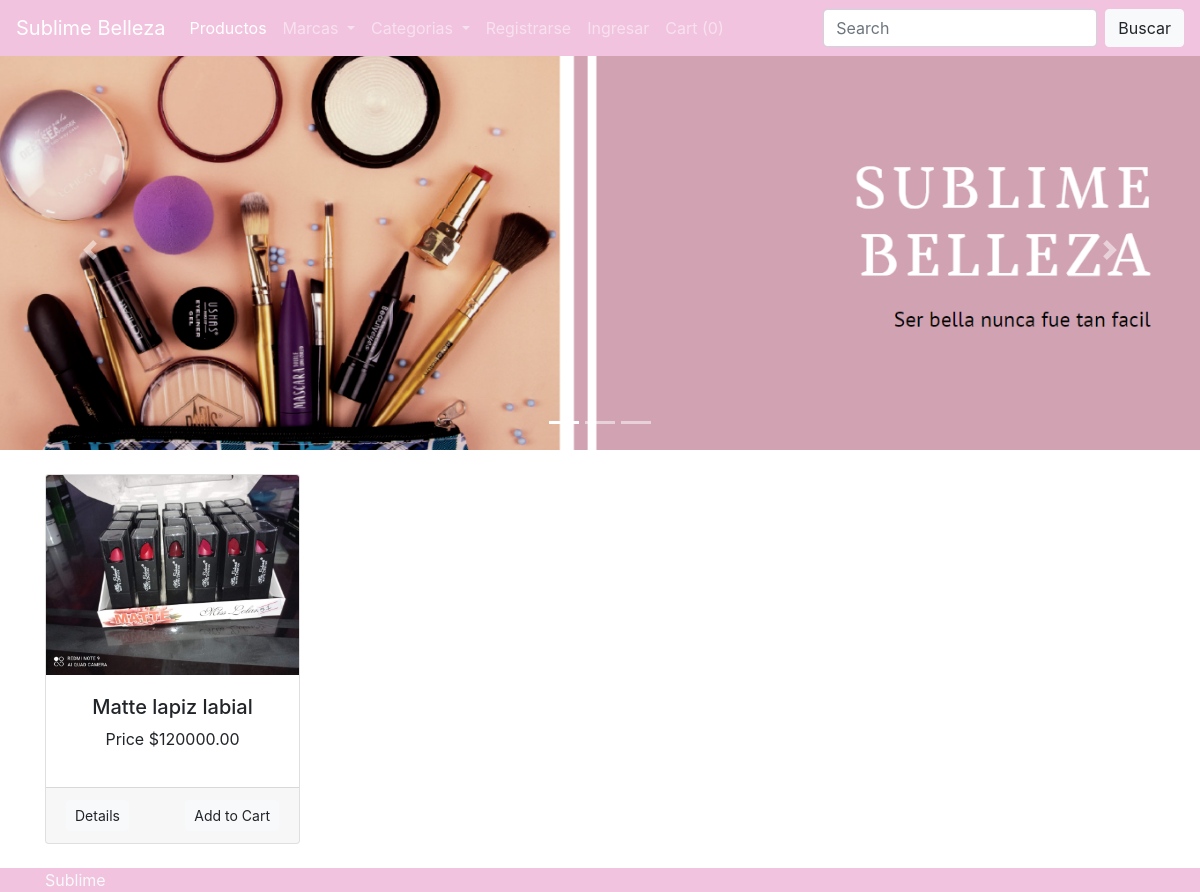
The page / on the database its author committed.
### shop/products/models.py (models this page shows, shortened)
class Addproduct(db.Model):
    __seachbale__ = ['name','desc']
    id = db.Column(db.Integer, primary_key=True)
    name = db.Column(db.String(80), nullable=False)
    price = db.Column(db.Numeric(10,2), nullable=False)
    discount = db.Column(db.Integer, default=0)
    stock = db.Column(db.Integer, nullable=False)
    colors = db.Column(db.Text, nullable=False)
    desc = db.Column(db.Text, nullable=False)
    pub_date = db.Column(db.DateTime, nullable=False,default=datetime.utcnow)
    category_id = db.Column(db.Integer, db.ForeignKey('category.id'),nullable=False)
    category = db.relationship('Category',backref=db.backref('categories', lazy=True))
    brand_id = db.Column(db.Integer, db.ForeignKey('brand.id'),nullable=False)
    brand = db.relationship('Brand',backref=db.backref('brands', lazy=True))
    image_1 = db.Column(db.String(150), nullable=False, default='image1.jpg')
    image_2 = db.Column(db.String(150), nullable=False, default='image2.jpg')
    image_3 = db.Column(db.String(150), nullable=False, default='image3.jpg')

### shop/products/routes.py (the view)
@app.route('/')
def home():
    page = request.args.get('page',1, type=int)
    products = Addproduct.query.filter(Addproduct.stock > 0).order_by(Addproduct.id.desc()).paginate(page=page, per_page=8)
    return render_template('products/index.html', products=products,brands=brands(),categories=categories())

### shop/products/routes.py (called while the page is built)
def brands():
    brands = Brand.query.join(Addproduct, (Brand.id == Addproduct.brand_id)).all()
    return brands

def categories():
    categories = Category.query.join(Addproduct,(Category.id == Addproduct.category_id)).all()
    return categories

### shop/templates/products/index.html (shortened to what this page needs)
{% extends 'layout.html' %} {% block content %} {% include 'navbar.html' %} {% include 'banner.html' %}
<div class="container">
    <div class="row">
        {% if brand %} {% for b in brand.items %}
        <div class="col-md-3 mt-4">
            <div class="card">
                <img src="{{url_for('static', filename='images/' + b.image_1)}}" class="card-img-top" alt="{{b.name}}" height="200" width="200">
                <div class="card-body">
                    {% if b.discount > 0 %}
                    <h5 style="text-shadow: 1px 2px 2px #000; color: #f00; transform: rotate(-15deg); position: absolute; top: 23%; left: 25%; font-weight: 600;"> Discount {{b.discount}}</h5>
                    {% endif %}
                    <h5 class="text-center">{{b.name}}</h5>
                    <p class="text-center">Price ${{b.price}}</p>
                </div>
                <div class="card-footer">
                    <a href="{{url_for('single_page',id=b.id)}}" class="float-left btn btn-sm btn-primary">Details</a>
                    <form action="{{url_for('AddCart')}}" method="post">
                        <input type="hidden" name="product_id" value="{{b.id}}">
                        <button type="submit" class="btn btn-sm btn-warning float-right">Add to Cart</button>
                        <input type="hidden" name="quantity" value="1" min="1" max="20"> {% set colors = b.colors.split(',') %}
                        <select name="colors" id="colors" style="visibility: hidden;">
                          {% for color in colors %}
                          {% set col = color.split(':') %}
                          <option value="{{col[0]}}">{{col[0] | capitalize }}</option>
                          {% endfor %}
                      </select>
                    </form>
                </div>
            </div>
        </div>
        {% endfor %}
    </div>
    <div class="row mt-4">
        <div class="col text-center">
            {% if brand.has_prev %}
            <a href="{{url_for('get_brand',id=get_brand.id, page=brand.prev_num)}}" class="btn btn-sm btn-outline-info">previus</a> {% endif %} {% if brand.total > 8 %} {% for page_num in brand.iter_pages(left_edge=1, right_edge=2, left_current=1,right_current=2)
            %} {% if page_num %} {% if brand.page == page_num %}
            <a href="{{url_for('get_brand',id=get_brand.id, page=page_num)}}" class="btn btn-sm btn-info">{{page_num}}</a> {% else %}
            <a href="{{url_for('get_brand',id=get_brand.id, page=page_num)}}" class="btn btn-sm btn-outline-info">{{page_num}}</a> {% endif %} {% else %} ... {% endif %} {% endfor %} {% endif %} {% if brand.has_next %}
            <a href="{{url_for('get_brand',id=get_brand.id, page=brand.next_num)}}" class="btn btn-sm btn-outline-info">next</a> {% endif %}
        </div>
    </div>
    <div class="row">
        {% else %} {% for product in products.items %}
        <div class="col-md-3 mt-4">
            <div class="card">
                <img src="{{url_for('static', filename='images/' + product.image_1)}}" class="card-img-top" alt="{{product.name}}" height="200" width="200">
                <div class="card-body">
                    <h5 class="text-center">{{product.name}}</h5>
                    <p class="text-center">Price ${{product.price}}</p>
                </div>
                <div class="card-footer">
                    <a href="{{url_for('single_page',id=product.id)}}" class="float-left btn btn-sm btn-light">Details</a>
                    <form action="{{url_for('AddCart')}}" method="post">
                        <button type="submit" class="btn btn-sm btn-light float-right">Add to Cart</button>
                        <input type="hidden" name="quantity" value="1" min="1" max="20"> {% set colors = product.colors.split(',') %}
                    </form>
                </div>
            </div>
        </div>
        {% endfor %}
    </div>
    {% endif %}
</div>
</div>
{% endblock content %}

### shop/static/css/custom.css (style rules this page uses)
body { padding-top: 50px; }

### rows shown on the page
Addproduct: image_1 (picture), name "Matte lapiz labial", price "120000.00"

### other values the page prints
{{ session['Shoppingcart']|length }} "0"
